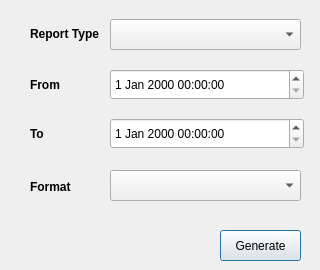
<?xml version="1.0" encoding="UTF-8"?>
<ui version="4.0">
 <class>ReportDialog</class>
 <widget class="QDialog" name="ReportDialog">
  <property name="geometry">
   <rect>
    <x>0</x>
    <y>0</y>
    <width>320</width>
    <height>270</height>
   </rect>
  </property>
  <property name="windowTitle">
   <string>Dialog</string>
  </property>
  <widget class="QLabel" name="label">
   <property name="geometry">
    <rect>
     <x>30</x>
     <y>18</y>
     <width>71</width>
     <height>31</height>
    </rect>
   </property>
   <property name="font">
    <font>
     <weight>75</weight>
     <bold>true</bold>
    </font>
   </property>
   <property name="text">
    <string>Report Type</string>
   </property>
  </widget>
  <widget class="QComboBox" name="reportTypeComboBox">
   <property name="geometry">
    <rect>
     <x>110</x>
     <y>19</y>
     <width>191</width>
     <height>31</height>
    </rect>
   </property>
  </widget>
  <widget class="QLabel" name="label_2">
   <property name="geometry">
    <rect>
     <x>30</x>
     <y>78</y>
     <width>47</width>
     <height>13</height>
    </rect>
   </property>
   <property name="font">
    <font>
     <weight>75</weight>
     <bold>true</bold>
    </font>
   </property>
   <property name="text">
    <string>From</string>
   </property>
  </widget>
  <widget class="QDateTimeEdit" name="fromDateTimeEdit">
   <property name="geometry">
    <rect>
     <x>110</x>
     <y>69</y>
     <width>194</width>
     <height>31</height>
    </rect>
   </property>
  </widget>
  <widget class="QLabel" name="label_3">
   <property name="geometry">
    <rect>
     <x>30</x>
     <y>127</y>
     <width>47</width>
     <height>13</height>
    </rect>
   </property>
   <property name="font">
    <font>
     <weight>75</weight>
     <bold>true</bold>
    </font>
   </property>
   <property name="text">
    <string>To</string>
   </property>
  </widget>
  <widget class="QDateTimeEdit" name="toDateTimeEdit">
   <property name="geometry">
    <rect>
     <x>110</x>
     <y>118</y>
     <width>194</width>
     <height>31</height>
    </rect>
   </property>
  </widget>
  <widget class="QPushButton" name="pushButton">
   <property name="geometry">
    <rect>
     <x>220</x>
     <y>230</y>
     <width>81</width>
     <height>31</height>
    </rect>
   </property>
   <property name="text">
    <string>Generate</string>
   </property>
  </widget>
  <widget class="QComboBox" name="formatComboBox">
   <property name="geometry">
    <rect>
     <x>110</x>
     <y>170</y>
     <width>191</width>
     <height>31</height>
    </rect>
   </property>
  </widget>
  <widget class="QLabel" name="label_4">
   <property name="geometry">
    <rect>
     <x>30</x>
     <y>180</y>
     <width>47</width>
     <height>13</height>
    </rect>
   </property>
   <property name="font">
    <font>
     <weight>75</weight>
     <bold>true</bold>
    </font>
   </property>
   <property name="text">
    <string>Format</string>
   </property>
  </widget>
 </widget>
 <resources/>
 <connections/>
</ui>
